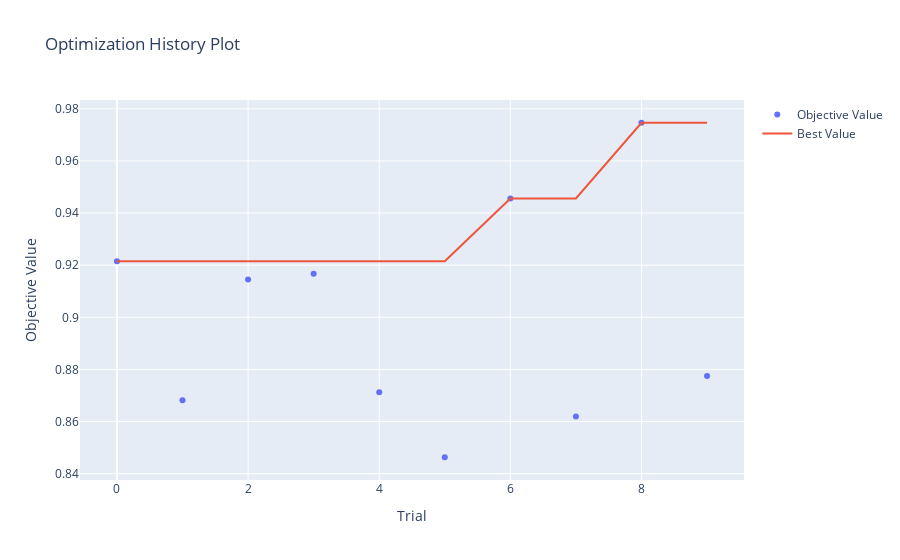

Source (notebook cell):
### Code cell
import optuna
from plotly.io import show

fig = optuna.visualization.plot_optimization_history(study)
show(fig)

### Figure 1 — Plotly figure (JSON) as saved in the notebook; plotly's stock layout.template omitted (floating-point values rounded to 4 significant figures)
{"data": [{"mode": "markers", "name": "Objective Value", "type": "scatter", "x": [0, 1, 2, 3, 4, 5, 6, 7, 8, 9], "y": [0.9215, 0.8682, 0.9145, 0.9167, 0.8713, 0.8463, 0.9456, 0.8619, 0.9747, 0.8775]}, {"mode": "lines", "name": "Best Value", "type": "scatter", "x": [0, 1, 2, 3, 4, 5, 6, 7, 8, 9], "y": [0.9215, 0.9215, 0.9215, 0.9215, 0.9215, 0.9215, 0.9456, 0.9456, 0.9747, 0.9747]}, {"marker": {"color": "#cccccc"}, "mode": "markers", "name": "Infeasible Trial", "showlegend": false, "type": "scatter", "x": [], "y": []}], "layout": {"title": {"text": "Optimization History Plot"}, "xaxis": {"title": {"text": "Trial"}}, "yaxis": {"title": {"text": "Objective Value"}}}}
